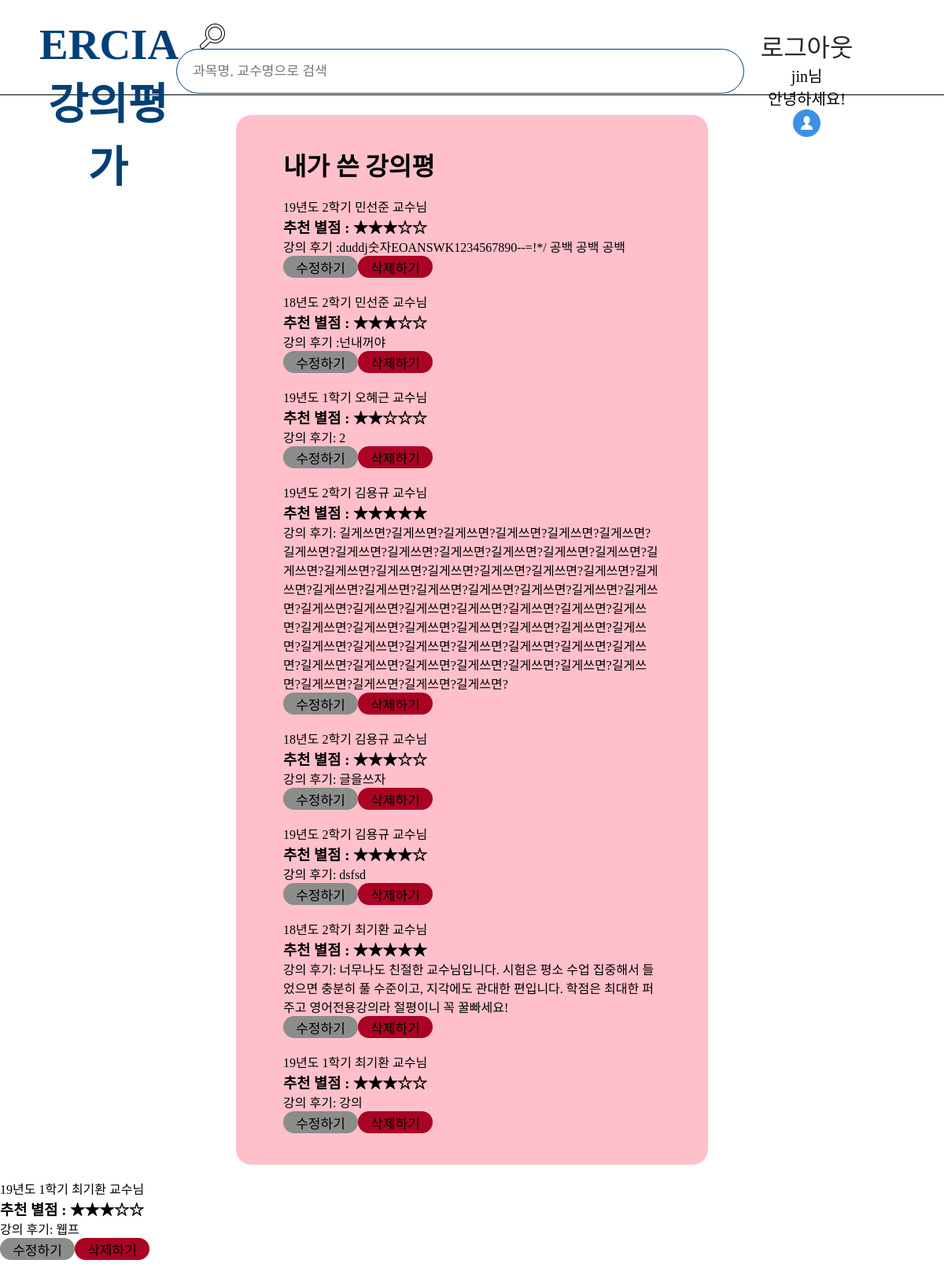
The app's page /mypage (signed in) with its own data.
### app/models.py (models this page shows, shortened)
class GeneralChemistry2(models.Model):
    objects = models.Manager()
    author = models.ForeignKey(settings.AUTH_USER_MODEL, default =1, on_delete = models.CASCADE)
    lectureName = models.CharField(max_length=200, default="일반화학2")
    professorName = models.CharField(max_length=50, default="민선준")
    SEME_FIELD_CHOICES=[
        ('19년도 2학기', '19년도 2학기'),
        ('19년도 1학기', '19년도 1학기'),
        ('18년도 2학기', '18년도 2학기'),
        ('18년도 2학기', '18년도 1학기'),
    ]
    seme = models.CharField(max_length=10, choices=SEME_FIELD_CHOICES)
    score = models.IntegerField(validators=[MinValueValidator(0),MaxValueValidator(5)], default=[0])
    text = models.TextField(max_length=300)
    time = models.DateTimeField(default=timezone.now)

class PhysicsExperiment(models.Model):
    objects = models.Manager()
    author = models.ForeignKey(settings.AUTH_USER_MODEL, default =1, on_delete = models.CASCADE)
    lectureName = models.CharField(max_length=200, default="일반물리학실험")
    professorName = models.CharField(max_length=50, default="오혜근")
    SEME_FIELD_CHOICES=[
        ('19년도 2학기', '19년도 2학기'),
        ('19년도 1학기', '19년도 1학기'),
        ('18년도 2학기', '18년도 2학기'),
        ('18년도 2학기', '18년도 1학기'),
    ]
    seme = models.CharField(max_length=10, choices=SEME_FIELD_CHOICES)
    score = models.IntegerField(validators=[MinValueValidator(0),MaxValueValidator(5)], default=[0])
    text = models.TextField(max_length=300)
    time = models.DateTimeField(default=timezone.now)

class LawAndEconomics(models.Model):
    objects = models.Manager()
    author = models.ForeignKey(settings.AUTH_USER_MODEL, default =1, on_delete = models.CASCADE)
    lectureName = models.CharField(max_length=200, default="법과경제학")
    professorName = models.CharField(max_length=50, default="김용규")
    SEME_FIELD_CHOICES=[
        ('19년도 2학기', '19년도 2학기'),
        ('19년도 1학기', '19년도 1학기'),
        ('18년도 2학기', '18년도 2학기'),
        ('18년도 2학기', '18년도 1학기'),
    ]
    seme = models.CharField(max_length=10, choices=SEME_FIELD_CHOICES)
    score = models.IntegerField(validators=[MinValueValidator(0),MaxValueValidator(5)], default=[0])
    text = models.TextField(max_length=300)
    time = models.DateTimeField(default=timezone.now)

class WebProgramming(models.Model):
    objects = models.Manager()
    author = models.ForeignKey(settings.AUTH_USER_MODEL, default =1, on_delete = models.CASCADE)
    lectureName = models.CharField(max_length=200, default="웹프로그래밍")
    professorName = models.CharField(max_length=50, default="최기환")
    SEME_FIELD_CHOICES=[
        ('19년도 2학기', '19년도 2학기'),
        ('19년도 1학기', '19년도 1학기'),
        ('18년도 2학기', '18년도 2학기'),
        ('18년도 2학기', '18년도 1학기'),
    ]
    seme = models.CharField(max_length=10, choices=SEME_FIELD_CHOICES)
    score = models.IntegerField(validators=[MinValueValidator(0),MaxValueValidator(5)], default=[0])
    text = models.TextField(max_length=300)
    time = models.DateTimeField(default=timezone.now)

### app/views.py (the view)
# urls.py: path('mypage',app.views.mypage, name='mypage'),
def mypage(request):
    GC2 = GeneralChemistry2.objects.filter(author=request.user).order_by('-time')
    PE = PhysicsExperiment.objects.filter(author=request.user).order_by('-time')
    WP = WebProgramming.objects.filter(author=request.user).order_by('-time')
    LE = LawAndEconomics.objects.filter(author=request.user).order_by('-time')
    countGC=0
    countPE=0
    countWP=0
    countLE=0
    countall=0
    for content in GC2:
        countGC += 1
    for content in PE:
        countPE += 1
    for content in WP:
        countWP += 1
    for content in LE:
        countLE += 1
    countall = countGC+countPE+countWP+countLE
    return render(request, 'mypage.html', {'GC2':GC2, 'PE':PE, 'WP':WP, 'LE':LE,'countall':countall})

### app/templates/mypage.html (shortened to what this page needs)
{% extends "base_list.html" %}
{% load static %}
{% block css %}
    <link rel="stylesheet" href="{% static 'css/mypage.css' %}">
{% endblock css %}
{% block content %}
<!DOCTYPE html>
<html lang="ko">
<head>
</head>
<body>
    <div class="section">
        <div class="main-item">
            <h1 id="main-title">내가 쓴 강의평</h1>
            <br>
            {% for comment in GC2 %}
                    <div class="listView_Top">
                        {{comment.seme}}
                        {{comment.professorName}} 교수님
                    </div>
                <div class="listView_Middle">
                <h3>추천 별점  :
                    {% if comment.score == 1 %} ★☆☆☆☆
                    {% elif comment.score == 2 %} ★★☆☆☆
                    {% elif comment.score == 3 %} ★★★☆☆
                    {% elif comment.score == 4 %} ★★★★☆
                    {% elif comment.score == 5 %} ★★★★★
                    {% endif %}</h3>
                </div>
                <div class="listView_Bottom">
                        강의 후기 :{{comment.text}}
                </div>
                <div class="listView_UD_Box">
                    <a class="btn update" href = "{% url 'GC2_UPDATE' comment.id %}">수정하기</a>
                    <a class="btn delete" href = "{% url 'GC2_DELETE' comment.id %}">삭제하기</a>
                </div>
                <br>
            {% endfor %}
            {% for comment in PE %}
                    <div class="listView_Top">
                        {{comment.seme}}
                        {{comment.professorName}} 교수님
                    </div>
                    <div class="listView_Middle">
                    <h3>추천 별점  :
                        {% if comment.score == 1 %} ★☆☆☆☆
                        {% elif comment.score == 2 %} ★★☆☆☆
                        {% elif comment.score == 3 %} ★★★☆☆
                        {% elif comment.score == 4 %} ★★★★☆
                        {% elif comment.score == 5 %} ★★★★★
                        {% endif %}</h3>
                    </div>
                    <div class="listView_Bottom">
                        강의 후기: {{comment.text}}
                    </div>
                    <div class="listView_UD_Box">
                        <a class="btn update" href = "{% url 'PE_UPDATE' comment.id %}">수정하기</a>
                        <a class="btn delete" href = "{% url 'PE_DELETE' comment.id %}">삭제하기</a>
                    </div>
                    <br>
            {% endfor %}
            {% for comment in LE %}
                    <div class="listView_Top">
                        {{comment.seme}}
                        {{comment.professorName}} 교수님
                    </div>
                    <div class="listView_Middle">
                        <h3>추천 별점  :
                            {% if comment.score == 1 %} ★☆☆☆☆
                            {% elif comment.score == 2 %} ★★☆☆☆
                            {% elif comment.score == 3 %} ★★★☆☆
                            {% elif comment.score == 4 %} ★★★★☆
                            {% elif comment.score == 5 %} ★★★★★
                            {% endif %}</h3>
                    </div>
                    <div class="listView_Bottom">
                            강의 후기: {{comment.text}}
                    </div>
                    <div class="listView_UD_Box">
                        <a class="btn update" href = "{% url 'LE_UPDATE' comment.id %}">수정하기</a>
                        <a class="btn delete" href = "{% url 'LE_DELETE' comment.id %}">삭제하기</a>
                    </div>
                    <br>
            {% endfor %}
            {% for comment in WP %}
                    <div class="listView_Top">
                        {{comment.seme}}
                        {{comment.professorName}} 교수님
                    </div>
                    <div class="listView_Middle">
                        <h3>추천 별점  :
                            {% if comment.score == 1 %} ★☆☆☆☆
                            {% elif comment.score == 2 %} ★★☆☆☆
                            {% elif comment.score == 3 %} ★★★☆☆
                            {% elif comment.score == 4 %} ★★★★☆
                            {% elif comment.score == 5 %} ★★★★★
                            {% endif %}</h3>
                    </div>
                    <div class="listView_Bottom">
                        강의 후기: {{comment.text}}
                    </div>
                    <div class="listView_UD_Box">
                        <a class="btn update" href = "{% url 'WP_UPDATE' comment.id %}">수정하기</a>
                        <a class="btn delete" href = "{% url 'WP_DELETE' comment.id %}">삭제하기</a>
                    </div>
                    </div>
                <br>
            {% endfor %}
    </div>
</body>
</html>
{% endblock %}

### app/templates/base_list.html (shortened to what this page needs)
{% load static %}
<!DOCTYPE html>
<html lang="en">
<head>
    <link rel="stylesheet" type="text/css" href="{% static 'css/base.css'%}">
    <link rel="stylesheet" href="{% static 'css/font.css' %}">
    {% block css %}{% endblock css %}
</head>
<body>
    <div class="container">
        <div class="outer">
            <div class="top_nav">
                <div id="box-left">
                    <a href="{% url 'main' %}">
                        <h1 class="name"> ERCIA 강의평가</h1>
                    </a>
                </div>
                {% if user.is_authenticated %}
                <div id='box-center'>
                    <form action = "{% url 'result' %}" method='GET'>
                        <input class="input_button" type="image" src="{% static 'image/find.png'%}" alt="Submit">
                        <input class="input_box" type="text" name="query" placeholder="과목명, 교수명으로 검색">
                    </form>
                </div>
                {% endif %}
                <div id='box-right'>
                    <ul>
                        {% if user.is_authenticated %}
                        <ul>
                            <li class="li"><a href="javascript:{document.getElementById('logout').submit()}"
                                     class="li_Logout">로그아웃</a>
                            </li>
                            <li class="li">
                                <p class="intro">{{user.username}}님<br>안녕하세요!</p>
                            </li>
                            <li class="li"><a href="{% url 'mypage' %}"><img class="profile_img"
                                        src="{%static 'image/profile.png' %}"></a></li>
                        </ul>
                            {% endif %}
                </div>
            </div>
            <div class="content">
                {% block content %}
                {% endblock %}
</body>

### app/static/css/base.css (style rules this page uses)
* { margin: 0; padding: 0; }
a { color: #000; }
a:link { color: black; }
body { background: white; margin: 0; display: flex; justify-content: center; }
.outer { position:absolute; top:50%; left:50%; background: white; transform:translate(-50%, -50%); width: 100%; height: 100%; }
.content { display: flex; flex-direction: column; width: 100%; padding: 25px 0; }
.top_nav { height: 120px; display: flex; background-color: white; border-bottom: solid 1px black; position: relative; padding: 0 50px; }
#box-left { flex: 0.8; text-align: center; padding: 25px 0; font-size: 1.3rem; }
#box-center { flex: 1.4; text-align: left; padding: 30px 0; }
input { vertical-align: middle; margin-right: 15px; }
.input_box { padding: 20px; border: 1.8px solid #004077; border-radius : 30px; width:680px; height:15px; font-size: 17px; }
.input_button { width:32px; height:32px; cursor: pointer; padding-left: 30px; }
#box-right { margin: 0 auto; padding: 35px 0; padding-right: 40px; }
#box-right ul { float: right; text-align: center; margin: 0; padding: 0; }
.li { list-style-type: none; display: inline-block; text-align: center; outline : lpx dotted blue; margin-right: 20px; font-size: 30px; }
.profile_img { width: 35px; height: 35px; }
#box-right a { text-decoration:none; color: black; }
#box-right ul li a { color: #2b2929; }
a { text-decoration: none; }
.name { font-family: NanumSquareEB; font-size: 55px; text-align: center; color: #004077; }
.li_Logout { font-family: NanumSquareEB; font-size: 32px; text-align: center; }
.intro { font-family: NanumSquareB; font-size: 20px; text-align: center; }

### app/static/css/mypage.css (style rules this page uses)
body { height: 100%; width: 100%; }
.section { display: flex; flex-direction: column; margin: 0 300px; border-radius: 20px; background: pink; padding: 40px 60px; }
ul { float: left; }
.btn { background-color: rgb(153, 153, 153); width: 95px; height: 28px; border-radius: 100px; font-family: NanumSquareR; font-size: 17px; color: #000000; text-align: center; display: table-cell; vertical-align: middle; }
.update { background-color: #8b8d8b; color:white; text-align: center; display: table-cell; vertical-align: middle; }
.delete { background-color: #aa0324; color:white; text-align: center; display: table-cell; vertical-align: middle; }

### records on screen
GeneralChemistry2: seme "19년도 2학기", professorName "민선준", text "duddj숫자EOANSWK1234567890--=!*/ 공백 공백 공백"
GeneralChemistry2: seme "18년도 2학기", professorName "민선준", text "넌내꺼야"
PhysicsExperiment: seme "19년도 1학기", professorName "오혜근", text "2"
LawAndEconomics: seme "19년도 2학기", professorName "김용규", text "길게쓰면?길게쓰면?길게쓰면?길게쓰면?길게쓰면?길게쓰면?길게쓰면?길게쓰면?길게쓰면?길게쓰면?길게쓰면?길게쓰면?길게쓰면?길게쓰면?길게쓰면?길게쓰면?길게쓰면?길게쓰면?길게쓰면?길게쓰면?길게쓰면?길게쓰면?길게쓰면?길게쓰면?길게쓰면?길게쓰면?길게쓰면?길게쓰면?길게쓰면?길게쓰면?길게쓰면?길게쓰면?길게쓰면?길게쓰면?길게쓰면?길게쓰면?길게쓰면?길게쓰면?길게쓰면?길게쓰면?길게쓰면?길게쓰면?길게쓰면?길게쓰면?길게쓰면?길게쓰면?길게쓰면?길게쓰면?길게쓰면?길게쓰면?길게쓰면?길게쓰면?길게쓰면?길게쓰면?길게쓰면?길게쓰면?길게쓰면?길게쓰면?길게쓰면?길게쓰면?"
LawAndEconomics: seme "18년도 2학기", professorName "김용규", text "글을쓰자"
LawAndEconomics: seme "19년도 2학기", professorName "김용규", text "dsfsd"
WebProgramming: seme "18년도 2학기", professorName "최기환", text "너무나도 친절한 교수님입니다. 시험은 평소 수업 집중해서 들었으면 충분히 풀 수준이고, 지각에도 관대한 편입니다. 학점은 최대한 퍼주고 영어전용강의라 절평이니 꼭 꿀빠세요!"
WebProgramming: seme "19년도 1학기", professorName "최기환", text "강의"
WebProgramming: seme "19년도 1학기", professorName "최기환", text "웹프"

### other values on screen
{{ user.username }} "jin"
